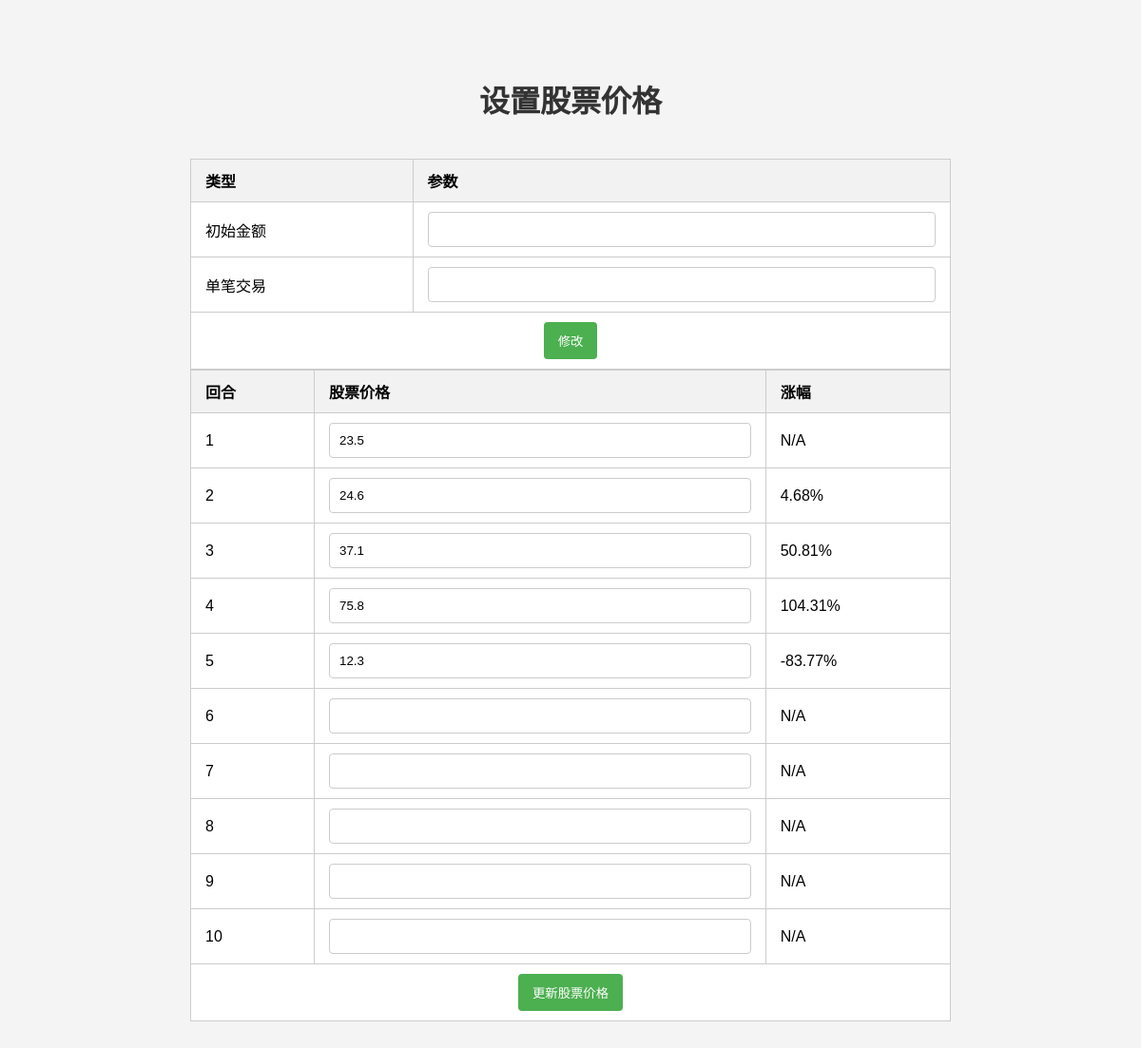
The page /admin on the database its author committed.
### tables this page shows
CREATE TABLE stock_price (
        round INTEGER PRIMARY KEY,
        price FLOAT
    );

### app.py (the view)
@app.route('/admin', methods=['GET', 'POST'])
def admin():
    conn = sqlite3.connect('stock_game.db')
    c = conn.cursor()
    if request.method == 'POST':
        for i in range(1, 11):
            price = request.form.get(f'price_{i}')
            if price:
                c.execute('INSERT OR REPLACE INTO stock_price (round, price) VALUES (?, ?)', (i, float(price)))
        conn.commit()
    c.execute('SELECT * FROM stock_price WHERE round BETWEEN 1 AND 10 ORDER BY round')
    raw_data = c.fetchall()
    all_rounds = []
    prev_price = None
    for i in range(1, 11):
        price = next((x[1] for x in raw_data if x[0] == i), None)
        if price and prev_price:
            increase = ((price - prev_price) / prev_price) * 100
        else:
            increase = None
        all_rounds.append((i, price, increase))
        prev_price = price
    c.execute('SELECT * FROM game_settings WHERE setting_name IN ("initial_amount", "single_trade_amount")')
    settings = c.fetchall()
    initial_amount = next((x[2] for x in settings if x[1] == "initial_amount"), None)
    single_trade_amount = next((x[2] for x in settings if x[1] == "single_trade_amount"), None)
    conn.close()
    return render_template('admin.html', all_rounds=all_rounds, initial_amount=initial_amount, single_trade_amount=single_trade_amount)

### templates/admin.html (shortened to what this page needs)
<!DOCTYPE html>
<html>
<head>
    <link rel="stylesheet" href="{{ url_for('static', filename='styles.css') }}">
</head>
<body>
    <h1>设置股票价格</h1>
    <form method="post" action="/set_game_settings">
        <table>
            <thead>
                <tr>
                    <th>类型</th>
                    <th>参数</th>
                </tr>
            </thead>
            <tbody>
                <tr>
                    <td>初始金额</td>
                    <td><input type="number" name="initial_amount" value="{{ initial_amount }}"></td>
                </tr>
                <tr>
                    <td>单笔交易</td>
                    <td><input type="number" name="single_trade_amount" value="{{ single_trade_amount }}"></td>
                </tr>
                <tr>
                    <td colspan="3" class="button-center"><input type="submit" value="修改"></td>
                </tr>
            </tbody>
        </table>
    </form>
    <form method="post" action="/set_stock_prices">
        <table>
            <thead>
                <tr>
                    <th>回合</th>
                    <th>股票价格</th>
                    <th>涨幅</th>
                </tr>
            </thead>
            <tbody>
                {% for round_data in all_rounds %}
                <tr>
                    <td>{{ round_data[0] }}</td>
                    <td><input type="number" step="0.01" name="price_{{ round_data[0] }}" value="{{ round_data[1] if round_data[1] }}"></td>
                    <td>
                        {% if round_data[2] %}
                        {{ round_data[2]|round(2) }}%
                        {% else %}
                        N/A
                        {% endif %}
                    </td>
                </tr>
                {% endfor %}
                <tr>
                    <td colspan="4" class="button-center"><input type="submit" value="更新股票价格"></td>
                </tr>
            </tbody>
        </table>
    </form>
</body>
</html>

### static/styles.css (style rules this page uses)
body { font-family: Arial, sans-serif; margin: 40px auto; max-width: 800px; padding: 20px; background-color: #f4f4f4; }
h1 { color: #333; text-align: center; margin-bottom: 40px; }
table { width: 100%; border-collapse: collapse; background-color: #fff; }
table, th, td { border: 1px solid #ccc; }
th, td { padding: 10px 15px; text-align: left; }
th { background-color: #f2f2f2; }
input[type="number"] { width: 100%; padding: 10px; box-sizing: border-box; border-radius: 4px; border: 1px solid #ccc; }
input[type="submit"] { background-color: #4CAF50; color: white; padding: 10px 15px; border: none; border-radius: 4px; cursor: pointer; }
.button-center { text-align: center; }

### rows shown on the page
stock_price: round "1", price "23.5", shows "N/A"
stock_price: round "2", price "24.6", round_data "4.68"
stock_price: round "3", price "37.1", round_data "50.81"
stock_price: round "4", price "75.8", round_data "104.31"
stock_price: round "5", price "12.3", round_data "-83.77"

### other values the page prints
{{ round_data[0] }} "6" "7" "8" "9" "10"
